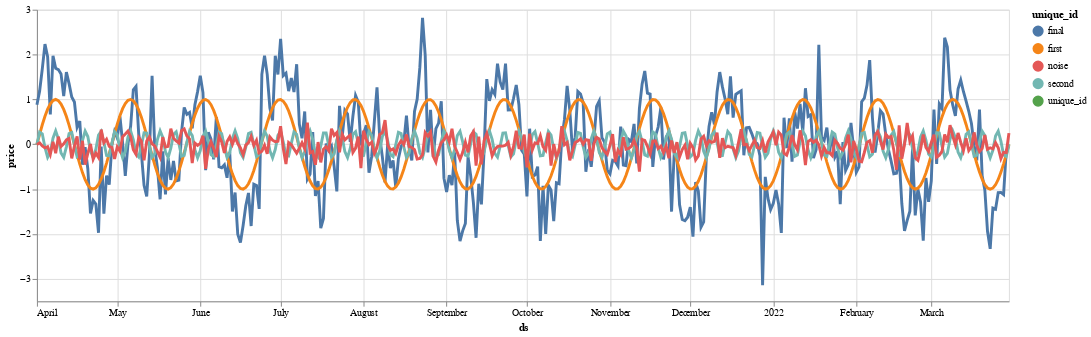

The notebook cell saved with this chart:
### Code cell
import altair as alt

def long_form(df_plot):
    return df_plot.melt('ds', var_name='unique_id', value_name='price')

def altair_plot(df_plot): 
    highlight = alt.selection_point(on='mouseover', fields=['unique_id'], nearest=True)

    base = alt.Chart(df_plot).encode(
        x='ds:T',
        y='price:Q',
        color='unique_id:N'
    )

    points = base.mark_circle().encode(
        opacity=alt.value(0)
    ).add_params(
        highlight
    ).properties(
        width=1000
    )

    lines = base.mark_line().encode(
        size=alt.condition(~highlight, alt.value(1), alt.value(3))
    )

    return points + lines

df_plot = long_form(df_plot)
altair_plot(df_plot)

### Figure 1 — Vega-Lite specification as saved in the notebook (floating-point values rounded to 4 significant figures; data arrays with more than 128 entries replaced by an {"elided": "..."} marker saying what was removed)
{"config": {"view": {"continuousWidth": 300, "continuousHeight": 300}}, "layer": [{"mark": {"type": "circle"}, "encoding": {"color": {"field": "unique_id", "type": "nominal"}, "opacity": {"value": 0}, "x": {"field": "ds", "type": "temporal"}, "y": {"field": "price", "type": "quantitative"}}, "name": "view_1"}, {"mark": {"type": "line"}, "encoding": {"color": {"field": "unique_id", "type": "nominal"}, "size": {"condition": {"test": {"not": {"param": "param_1"}}, "value": 1}, "value": 3}, "x": {"field": "ds", "type": "temporal"}, "y": {"field": "price", "type": "quantitative"}}}], "data": {"name": "data-3dd383978c236a455b8bbf704e8fcde7"}, "params": [{"name": "param_1", "select": {"type": "point", "fields": ["unique_id"], "nearest": true, "on": "mouseover"}, "views": ["view_1"]}], "width": 1000, "$schema": "https://vega.github.io/schema/vega-lite/v5.15.1.json", "datasets": {"data-3dd383978c236a455b8bbf704e8fcde7": {"elided": "1820 records"}}}
